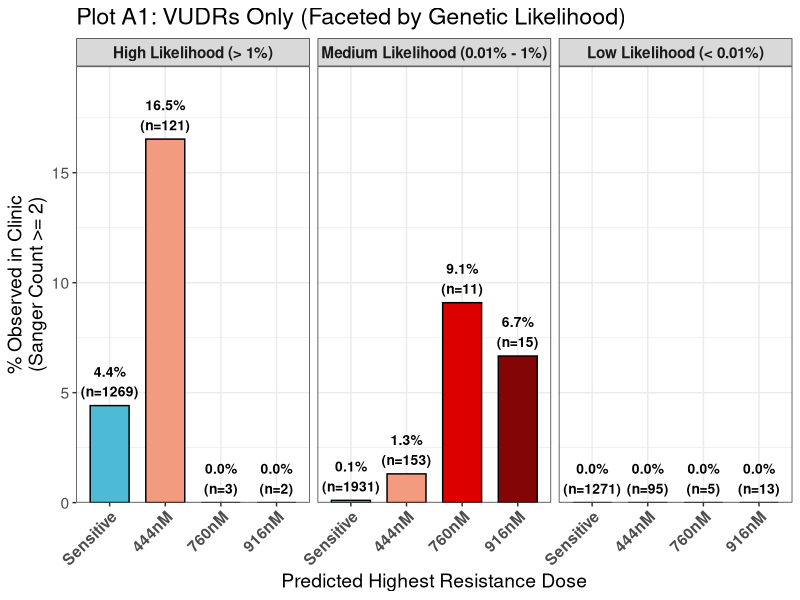
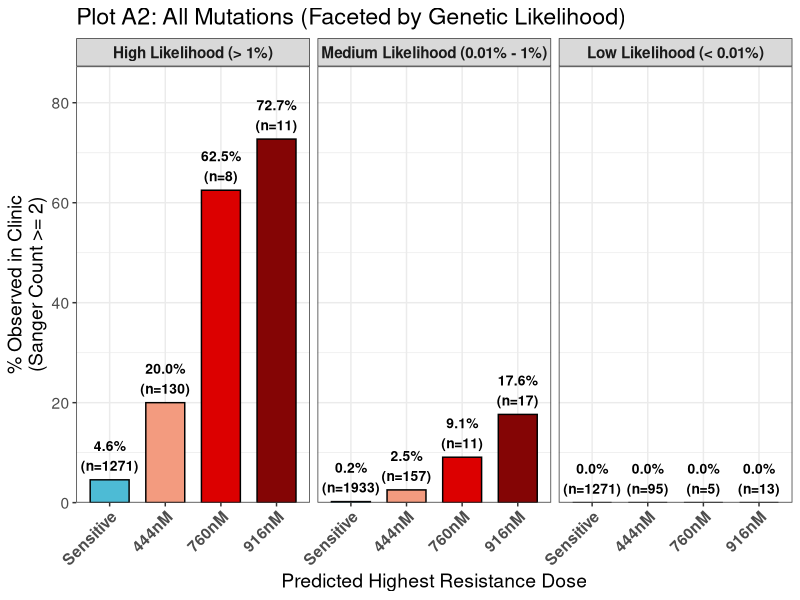
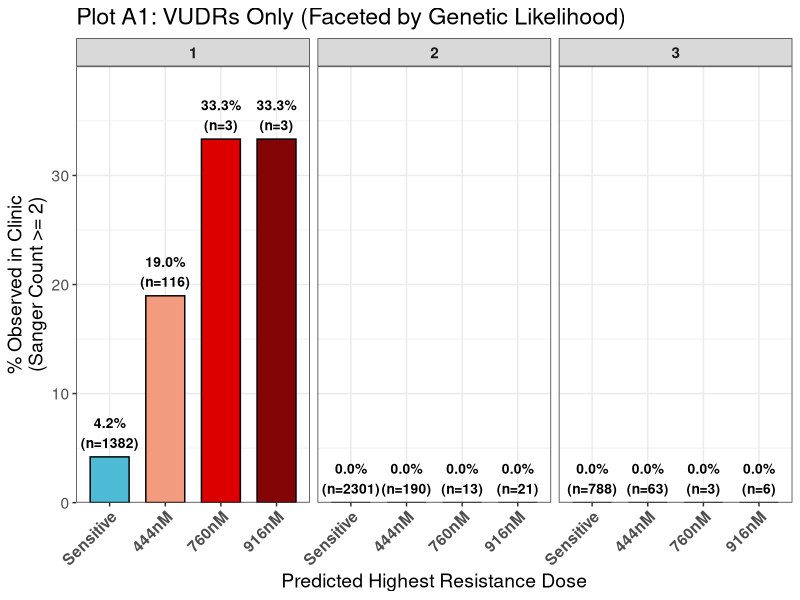
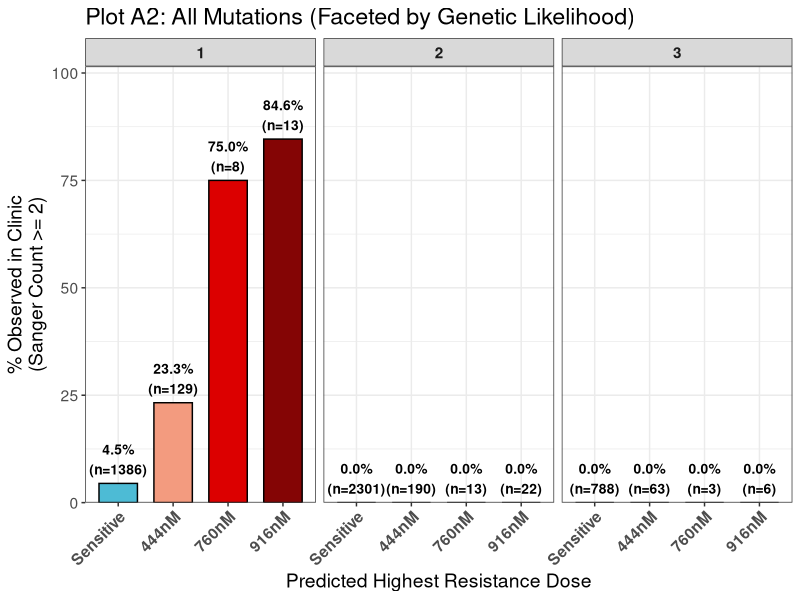
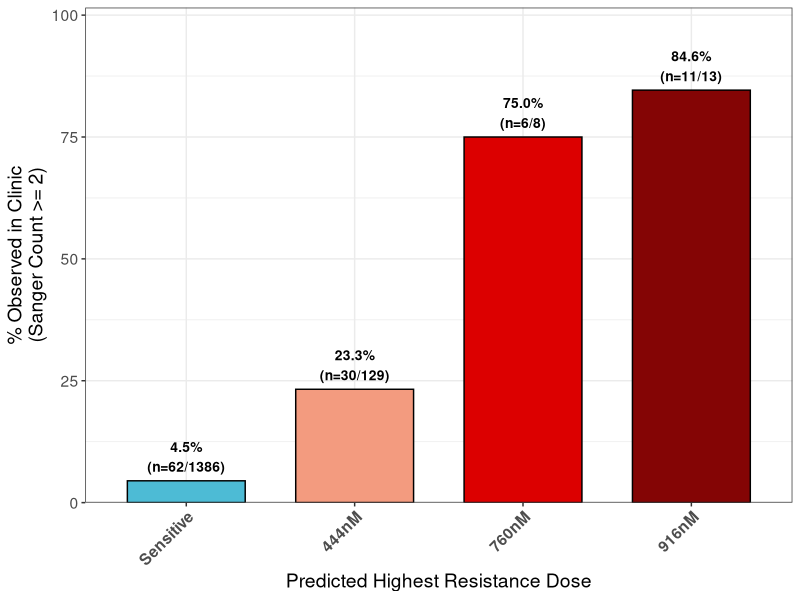
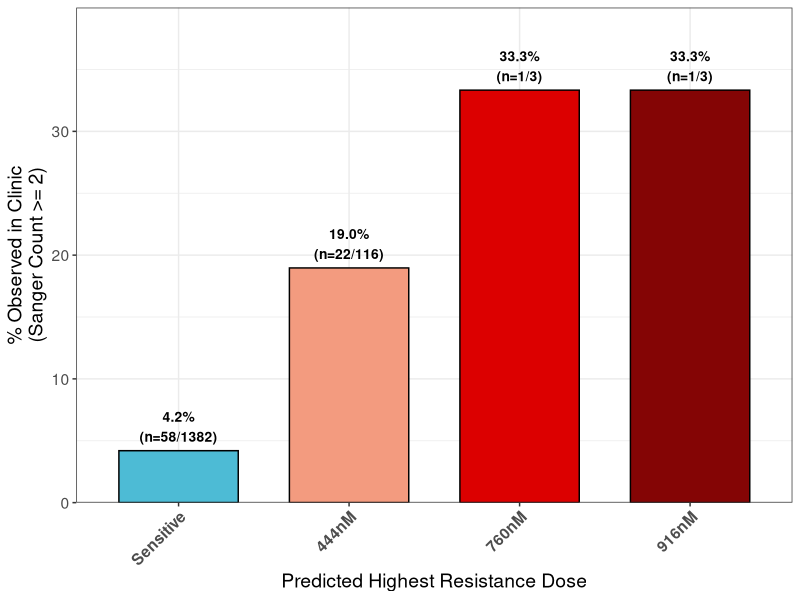

Write R code to recreate these figures, in order. (Note: this script raises an error after producing the figures.)
## ---- chunk 1
knitr::opts_chunk$set(echo = TRUE)
# rm(list=ls())
## ---- chunk 2
# Load necessary libraries
library(dplyr)
library(ggplot2)
library(stringr)

# -----------------------------------------------------------------------------
# 1. Load the Datasets
# -----------------------------------------------------------------------------
dms_data <- read.csv("Tileseq_clinical_predictions_10.28.25.csv")
sanger_data <- read.csv("ABL_Sanger_Gene_mutations_2026.csv")
known_res <- read.csv("known_clinicallyresistant_mutations.csv")
hamming_data <- read.csv("hammingdistance_ablmutants.csv")
probs_df <- read.csv("abl_substitution_probabilities.csv")

# -----------------------------------------------------------------------------
# 2. Parse Mutation Probabilities
# -----------------------------------------------------------------------------
# Clean the probabilities (e.g., "40.70%" -> 0.407)
probs_df$Probability_Clean <- as.numeric(str_replace(probs_df$Probability, "%", "")) / 100

# Create a named vector for quick lookup (e.g., mut_probs["G>A"] returns 0.407)
# Note: Ensure the column name matches your CSV. It is typically 'Mutation.Type' in R.
mut_probs <- setNames(probs_df$Probability_Clean, probs_df$Mutation.Type)

# -----------------------------------------------------------------------------
# 3. Define Standard Genetic Code
# -----------------------------------------------------------------------------
genetic_code <- list(
  A = c("GCA", "GCC", "GCG", "GCT"), C = c("TGC", "TGT"), D = c("GAC", "GAT"),
  E = c("GAA", "GAG"), F = c("TTC", "TTT"), G = c("GGA", "GGC", "GGG", "GGT"),
  H = c("CAC", "CAT"), I = c("ATA", "ATC", "ATT"), K = c("AAA", "AAG"),
  L = c("CTA", "CTC", "CTG", "CTT", "TTA", "TTG"), M = c("ATG"), N = c("AAC", "AAT"),
  P = c("CCA", "CCC", "CCG", "CCT"), Q = c("CAA", "CAG"),
  R = c("AGA", "AGG", "CGA", "CGC", "CGG", "CGT"),
  S = c("AGC", "AGT", "TCA", "TCC", "TCG", "TCT"),
  T = c("ACA", "ACC", "ACG", "ACT"), V = c("GTA", "GTC", "GTG", "GTT"),
  W = c("TGG"), Y = c("TAC", "TAT"), "*" = c("TAA", "TAG", "TGA")
)

# -----------------------------------------------------------------------------
# 4. Engine to Calculate Maximum Substitution Likelihood
# -----------------------------------------------------------------------------
# Function to calculate multiplicative probability from one codon to another
calc_path_prob <- function(ref_codon, target_codon) {
  prob <- 1.0
  for (i in 1:3) {
    base_ref <- substr(ref_codon, i, i)
    base_tgt <- substr(target_codon, i, i)
    if (base_ref != base_tgt) {
      mut_name <- paste0(base_ref, ">", base_tgt)
      # Multiply probability if the mutation is known, else probability goes to 0
      if (mut_name %in% names(mut_probs)) {
        prob <- prob * mut_probs[[mut_name]]
      } else {
        prob <- 0.0
      }
    }
  }
  return(prob)
}

# Consolidate unique species and their reference codons
hamming_unique <- hamming_data %>%
  group_by(species) %>%
  summarise(
    ref_codon = toupper(first(ref_codon)),
    alt_aa = toupper(first(alt_aa)),
    .groups = "drop"
  )

# Calculate Max Likelihood across all viable target codons
calculate_max_likelihood <- function(ref_codon, alt_aa) {
  # Skip if invalid codon or AA
  if (is.na(alt_aa) || !alt_aa %in% names(genetic_code) || nchar(ref_codon) != 3) {
    return(NA)
  }
  
  target_codons <- genetic_code[[alt_aa]]
  max_prob <- -1.0
  
  for (tc in target_codons) {
    p <- calc_path_prob(ref_codon, tc)
    if (p > max_prob) max_prob <- p
  }
  return(max_prob)
}

# Apply logic and merge back to DMS
hamming_unique$Max_Likelihood <- mapply(calculate_max_likelihood, 
                                        hamming_unique$ref_codon, 
                                        hamming_unique$alt_aa)

dms_data <- dms_data %>%
  left_join(hamming_unique %>% dplyr::select(species, Max_Likelihood), by = "species") %>%
  # Filter out Synonymous mutations (where max_likelihood = 1)
  filter(Max_Likelihood < 1.0)

dms_data <- dms_data %>%
  left_join(hamming_data%>%filter(dose%in%"il3",is_intended%in%1) %>% dplyr::select(species, n_nuc_min), by = "species")

# a=dms_data%>%filter(!fill_value%in%"Sensitive")

# -----------------------------------------------------------------------------
# 5. Clean Sanger and Define Classifications
# -----------------------------------------------------------------------------
sanger_grouped <- sanger_data %>%
  mutate(Mutation = str_replace(AA.Mutation, "p\\.", "")) %>%
  group_by(Mutation) %>%
  summarise(Total_Patients = sum(Count, na.rm = TRUE), .groups = "drop")

valid_sanger_muts <- sanger_grouped %>%
  filter(Total_Patients >= 2) %>%
  pull(Mutation)

known_muts <- unique(known_res$Collapsed)
dose_levels <- c("Sensitive", "444nM", "760nM", "916nM")

# Prepare combined dataset
dms_all <- dms_data %>%
  filter(Highest_Resistant_Dose %in% dose_levels) %>%
  mutate(
    Dose_Tier = factor(Highest_Resistant_Dose, levels = dose_levels, ordered = TRUE),
    Observed_in_Sanger = ifelse(species %in% valid_sanger_muts, 1, 0),
    Likelihood_Tier = case_when(
      is.na(Max_Likelihood) ~ NA_character_,
      Max_Likelihood >= 0.01 ~ "High Likelihood (> 1%)",
      Max_Likelihood >= 0.0001 ~ "Medium Likelihood (0.01% - 1%)",
      Max_Likelihood < 0.0001 ~ "Low Likelihood (< 0.01%)"
    ),
    Likelihood_Tier = factor(Likelihood_Tier, 
                             levels = c("High Likelihood (> 1%)", 
                                        "Medium Likelihood (0.01% - 1%)", 
                                        "Low Likelihood (< 0.01%)"))
  ) %>% filter(!is.na(Likelihood_Tier))
# a=dms_all%>%filter(Likelihood_Tier%in%"High Likelihood (> 1%)")
dms_vudrs <- dms_all %>% filter(!species %in% known_muts)
# dms_vudrs2=dms_all%>%filter(!Highest_Resistant_Dose%in%"Sensitive")
# sum(as.numeric(dms_vudrs2$species%in%sanger_grouped$Mutation))

# -----------------------------------------------------------------------------
# 6. Function to Generate Faceted Plot A
# -----------------------------------------------------------------------------
create_plot_A <- function(df, plot_title) {
  summary_df <- df %>%
    group_by(Likelihood_Tier, Dose_Tier) %>%
    summarise(
      Total_N = n(),
      Observed_Count = sum(Observed_in_Sanger),
      .groups = "drop"
    ) %>%
    mutate(Percentage = ifelse(Total_N > 0, (Observed_Count / Total_N) * 100, 0))
  
  p <- ggplot(summary_df, aes(x = Dose_Tier, y = Percentage, fill = Dose_Tier)) +
    geom_bar(stat = "identity", color = "black", width = 0.7) +
    geom_text(aes(label = paste0(sprintf("%.1f%%", Percentage), "\n(n=", Total_N, ")")), 
              vjust = -0.3, size = 3.5, fontface = "bold") +
    facet_wrap(~ Likelihood_Tier, ncol = 3) +
    theme_bw() +
    labs(
      title = plot_title,
      x = "Predicted Highest Resistance Dose",
      y = "% Observed in Clinic\n(Sanger Count >= 2)"
    ) +
    scale_fill_manual(values = c("Sensitive" = "#4DBBD5", 
                                 "444nM" = "#F39B7F", 
                                 "760nM" = "#DC0000", 
                                 "916nM" = "#840505")) +
    scale_y_continuous(expand = expansion(mult = c(0, 0.2))) +
    theme(
      legend.position = "none", 
      text = element_text(size = 14),
      axis.text.x = element_text(face = "bold", angle = 45, hjust = 1),
      strip.text = element_text(size = 11, face = "bold")
    )
  
  return(p)
}

# Generate Plot A1 and A2
plot_A1 <- create_plot_A(dms_vudrs, "Plot A1: VUDRs Only (Faceted by Genetic Likelihood)")
plot_A2 <- create_plot_A(dms_all, "Plot A2: All Mutations (Faceted by Genetic Likelihood)")

print(plot_A1)
print(plot_A2)






create_plot_A <- function(df, plot_title) {
  summary_df <- df %>%
    group_by(n_nuc_min, Dose_Tier) %>%
    summarise(
      Total_N = n(),
      Observed_Count = sum(Observed_in_Sanger),
      .groups = "drop"
    ) %>%
    mutate(Percentage = ifelse(Total_N > 0, (Observed_Count / Total_N) * 100, 0))
  
  p <- ggplot(summary_df, aes(x = Dose_Tier, y = Percentage, fill = Dose_Tier)) +
    geom_bar(stat = "identity", color = "black", width = 0.7) +
    geom_text(aes(label = paste0(sprintf("%.1f%%", Percentage), "\n(n=", Total_N, ")")), 
              vjust = -0.3, size = 3.5, fontface = "bold") +
    facet_wrap(~ n_nuc_min, ncol = 3) +
    theme_bw() +
    labs(
      title = plot_title,
      x = "Predicted Highest Resistance Dose",
      y = "% Observed in Clinic\n(Sanger Count >= 2)"
    ) +
    scale_fill_manual(values = c("Sensitive" = "#4DBBD5", 
                                 "444nM" = "#F39B7F", 
                                 "760nM" = "#DC0000", 
                                 "916nM" = "#840505")) +
    scale_y_continuous(expand = expansion(mult = c(0, 0.2))) +
    theme(
      legend.position = "none", 
      text = element_text(size = 14),
      axis.text.x = element_text(face = "bold", angle = 45, hjust = 1),
      strip.text = element_text(size = 11, face = "bold")
    )
  
  return(p)
}


# Generate Plot A1 and A2
plot_A1 <- create_plot_A(dms_vudrs, "Plot A1: VUDRs Only (Faceted by Genetic Likelihood)")
plot_A2 <- create_plot_A(dms_all, "Plot A2: All Mutations (Faceted by Genetic Likelihood)")

print(plot_A1)
print(plot_A2)








df = dms_all
# plot_title = "Plot A2: All Mutations (Faceted by Genetic Likelihood)"

summary_df <- df %>%
    group_by(n_nuc_min, Dose_Tier) %>%
    summarise(
      Total_N = n(),
      Observed_Count = sum(Observed_in_Sanger),
      .groups = "drop"
    ) %>%
    mutate(Percentage = ifelse(Total_N > 0, (Observed_Count / Total_N) * 100, 0))
  
p <- ggplot(summary_df %>% filter(n_nuc_min %in% 1), aes(x = Dose_Tier, y = Percentage, fill = Dose_Tier)) +
    geom_bar(stat = "identity", color = "black", width = 0.7) +
    
    # --- MODIFIED LINE BELOW ---
    # Added 'Observed_Count' and a '/' so it formats as (n=Detected/Total)
    geom_text(aes(label = paste0(sprintf("%.1f%%", Percentage), "\n(n=", Observed_Count, "/", Total_N, ")")), 
              vjust = -0.3, size = 3.5, fontface = "bold") +
    # ---------------------------
    
    # facet_wrap(~ n_nuc_min, ncol = 3) +
    theme_bw() +
    labs(
      # title = plot_title,
      x = "Predicted Highest Resistance Dose",
      y = "% Observed in Clinic\n(Sanger Count >= 2)"
    ) +
    scale_fill_manual(values = c("Sensitive" = "#4DBBD5", 
                                 "444nM" = "#F39B7F", 
                                 "760nM" = "#DC0000", 
                                 "916nM" = "#840505")) +
    scale_y_continuous(expand = expansion(mult = c(0, 0.2))) +
    theme(
      legend.position = "none", 
      text = element_text(size = 14),
      axis.text.x = element_text(face = "bold", angle = 45, hjust = 1),
      strip.text = element_text(size = 11, face = "bold")
    )

print(p)

a=dms_all%>%filter(!Highest_Resistant_Dose%in%"Sensitive",
                   n_nuc_min%in%1)
a=dms_all%>%filter(!Highest_Resistant_Dose%in%"Sensitive",
                   n_nuc_min%in%1)

a=dms_vudrs%>%filter(!Highest_Resistant_Dose%in%c("Sensitive"),
                   n_nuc_min%in%1)









df = dms_vudrs
# plot_title = "Plot A2: All Mutations (Faceted by Genetic Likelihood)"

summary_df <- df %>%
    group_by(n_nuc_min, Dose_Tier) %>%
    summarise(
      Total_N = n(),
      Observed_Count = sum(Observed_in_Sanger),
      .groups = "drop"
    ) %>%
    mutate(Percentage = ifelse(Total_N > 0, (Observed_Count / Total_N) * 100, 0))
  


###Predicted resistance mutants including known resistant mutants
p <- ggplot(summary_df %>% filter(n_nuc_min %in% 1), aes(x = Dose_Tier, y = Percentage, fill = Dose_Tier)) +
    geom_bar(stat = "identity", color = "black", width = 0.7) +
    
    # --- MODIFIED LINE BELOW ---
    # Added 'Observed_Count' and a '/' so it formats as (n=Detected/Total)
    geom_text(aes(label = paste0(sprintf("%.1f%%", Percentage), "\n(n=", Observed_Count, "/", Total_N, ")")), 
              vjust = -0.3, size = 3.5, fontface = "bold") +
    # ---------------------------
    
    # facet_wrap(~ n_nuc_min, ncol = 3) +
    theme_bw() +
    labs(
      # title = plot_title,
      x = "Predicted Highest Resistance Dose",
      y = "% Observed in Clinic\n(Sanger Count >= 2)"
    ) +
    scale_fill_manual(values = c("Sensitive" = "#4DBBD5", 
                                 "444nM" = "#F39B7F", 
                                 "760nM" = "#DC0000", 
                                 "916nM" = "#840505")) +
    scale_y_continuous(expand = expansion(mult = c(0, 0.2))) +
    theme(
      legend.position = "none", 
      text = element_text(size = 14),
      axis.text.x = element_text(face = "bold", angle = 45, hjust = 1),
      strip.text = element_text(size = 11, face = "bold")
    )

print(p)

## ---- chunk 3
dms_all <- dms_data %>%
  # Filter for SNVs only
  filter(species %in% valid_snvs) %>%
  # Filter out missing data / unknowns
  filter(Highest_Resistant_Dose %in% dose_levels) %>%
  mutate(
    # Binarize Predictions: "Sensitive" vs "Resistant"
    Prediction = ifelse(Highest_Resistant_Dose == "Sensitive", "Predicted Sensitive", "Predicted Resistant"),
    # Binarize Clinical Observation
    Observed = ifelse(species %in% valid_sanger_muts, "Observed", "Not Observed")
  )
# -----------------------------------------------------------------------------
# 5. Calculate the Chi-Squared Statistic
# -----------------------------------------------------------------------------
# Create the contingency table
contingency_table <- table(dms_all$Prediction, dms_all$Observed)

cat("--- Contingency Table ---\n")
print(contingency_table)

# Run the Chi-Squared Test (without Yates continuity correction for exact matching)
chi2_test <- chisq.test(contingency_table, correct = FALSE)

cat("\n--- Chi-Squared Test Results ---\n")
print(chi2_test)

# Optional: Print the exact percentages
cat("\n--- Summary Statistics ---\n")
res_total <- sum(contingency_table["Predicted Resistant", ])
sens_total <- sum(contingency_table["Predicted Sensitive", ])
res_obs <- contingency_table["Predicted Resistant", "Observed"]
sens_obs <- contingency_table["Predicted Sensitive", "Observed"]

cat(sprintf("Predicted Resistant Observed: %d / %d (%.1f%%)\n", res_obs, res_total, (res_obs/res_total)*100))
cat(sprintf("Predicted Sensitive Observed: %d / %d (%.1f%%)\n", sens_obs, sens_total, (sens_obs/sens_total)*100))
## ---- chunk 4
# Load necessary libraries
library(dplyr)
library(stringr)

# 1. Load the Data
dms_data <- read.csv("Tileseq_clinical_predictions_10.28.25.csv")
sanger_data <- read.csv("ABL_Sanger_Gene_mutations_2026.csv")
hamming_data <- read.csv("hammingdistance_ablmutants.csv")
known_res <- read.csv("known_clinicallyresistant_mutations.csv")

# 2. Filter for SNVs and Clean Sanger Data (Count >= 2)
valid_snvs <- hamming_data %>%
  group_by(species) %>%
  summarise(min_nuc_dist = min(n_nuc_min, na.rm = TRUE), .groups = "drop") %>%
  filter(min_nuc_dist <= 1) %>%
  pull(species)

sanger_grouped <- sanger_data %>%
  mutate(Mutation = str_replace(AA.Mutation, "p\\.", "")) %>%
  group_by(Mutation) %>%
  summarise(Total_Patients = sum(Count, na.rm = TRUE), .groups = "drop") %>%
  filter(Total_Patients >= 2)

# 3. Merge Datasets (Isolate Observed Variants)
observed_variants <- sanger_grouped %>%
  inner_join(dms_data, by = c("Mutation" = "species")) %>%
  filter(Mutation %in% valid_snvs) %>%
  # Exclude known resistant mutants to look strictly at VUDRs
  filter(!Mutation %in% unique(known_res$Collapsed))

# 4. Map the Dose Categories to Numeric Ranks
observed_variants <- observed_variants %>%
  filter(Highest_Resistant_Dose %in% c("Sensitive", "444nM", "760nM", "916nM")) %>%
  mutate(
    Dose_Rank = case_when(
      Highest_Resistant_Dose == "Sensitive" ~ 1,
      Highest_Resistant_Dose == "444nM" ~ 2,
      Highest_Resistant_Dose == "760nM" ~ 3,
      Highest_Resistant_Dose == "916nM" ~ 4
    )
  )

# 5. Run Spearman Rank Correlation
spearman_test <- cor.test(observed_variants$Dose_Rank, 
                          observed_variants$Total_Patients, 
                          method = "spearman", 
                          exact = FALSE)

cat("\n--- Spearman Correlation for Observed VUDRs ---\n")
print(spearman_test)
## ---- chunk 5
# Load necessary libraries
library(dplyr)
library(ggplot2)
library(stringr)

# -----------------------------------------------------------------------------
# 1. Load the Datasets
# -----------------------------------------------------------------------------
dms_data <- read.csv("Tileseq_clinical_predictions_10.28.25.csv")
sanger_data <- read.csv("ABL_Sanger_Gene_mutations_2026.csv")

# -----------------------------------------------------------------------------
# 2. Process Sanger Data and Aggregate Patient Counts
# -----------------------------------------------------------------------------
sanger_grouped <- sanger_data %>%
  mutate(Mutation = str_replace(AA.Mutation, "p\\.", "")) %>%
  group_by(Mutation) %>%
  summarise(Total_Patients = sum(Count, na.rm = TRUE), .groups = "drop")

# -----------------------------------------------------------------------------
# 3. Merge with DMS Predictions and Prepare Plot Data
# -----------------------------------------------------------------------------
dose_levels <- c("Sensitive", "444nM", "760nM", "916nM")

plot_data <- sanger_grouped %>%
  inner_join(dms_data %>% dplyr::select(species, Highest_Resistant_Dose), 
             by = c("Mutation" = "species")) %>%
  filter(Highest_Resistant_Dose %in% dose_levels) %>%
  mutate(Dose_Tier = factor(Highest_Resistant_Dose, levels = dose_levels, ordered = TRUE)) %>%
  arrange(desc(Total_Patients)) %>%
  mutate(
    Mutation = factor(Mutation, levels = unique(Mutation)),
    
    # THE FIX: Manually calculate log10 and shift up by 0.5 
    # This ensures that mutations with 1 patient (log10(1) = 0) have a visible bar height of 0.5
    Plot_Y = log10(Total_Patients) + 0.5 
  )

# -----------------------------------------------------------------------------
# 4. Generate Waterfall Plot
# -----------------------------------------------------------------------------
p_waterfall <- ggplot(plot_data, aes(x = Mutation, y = Plot_Y, fill = Dose_Tier)) +
  # Use color = NA so the bar outlines don't bleed together in the long tail
  geom_bar(stat = "identity", width = 1, color = NA) + 
  theme_classic() +
  
  # Custom continuous scale that maps our shifted Y-values back to actual patient counts
  scale_y_continuous(
    breaks = c(0.5, 1.5, 2.5, 3.5, 4.5),
    labels = c("1", "10", "100", "1,000", "10,000"),
    expand = expansion(mult = c(0, 0.05))
  ) +
  labs(
    title = "Waterfall Plot of Observed Clinical Mutations",
    subtitle = "Ranked by Sanger Patient Frequency (n = 290 unique mutations)",
    x = "Mutations (Ranked by Frequency)",
    y = "Total Patients",
    fill = "Highest Resistance Dose"
  ) +
  scale_fill_manual(values = c("Sensitive" = "#4DBBD5", 
                               "444nM" = "#F39B7F", 
                               "760nM" = "#DC0000", 
                               "916nM" = "#840505")) +
  theme(
    text = element_text(size = 14),
    legend.position = c(0.85, 0.8), 
    legend.background = element_rect(fill = "white", color = "black"),
    
    # Hide the x-axis text/ticks because 290 overlapping labels is unreadable
    axis.text.x = element_blank(),
    axis.ticks.x = element_blank()
  )

# Display the plot
print(p_waterfall)
